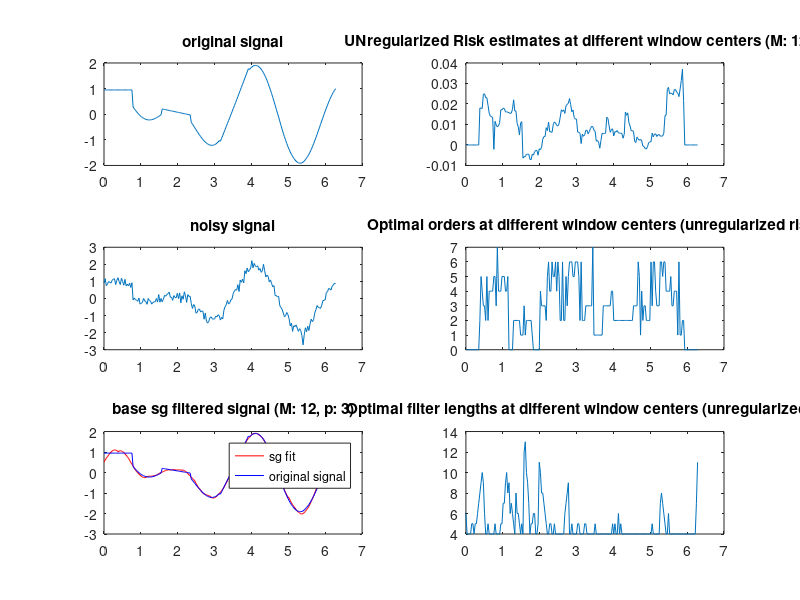
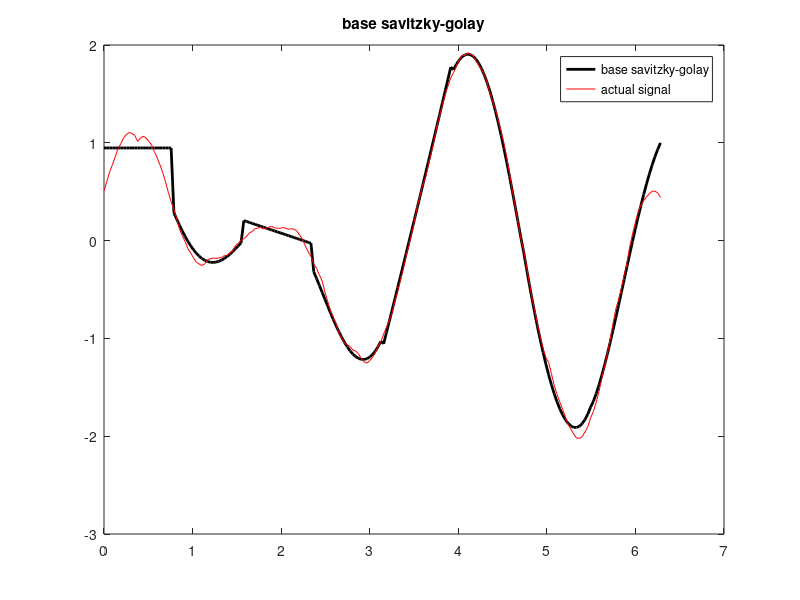

The MATLAB source for these figures, in order: (Note: this script raises an error after producing the figures.)
%% clear
clear all;

%% paper's algo's implementation

% A and H come from least squares regression
% this is formula 15 from the paper
% GUE-MSE (general unbiased estimate of mean squared error)
% !!!! n0 has to be the center of the window
function R = UNregularized_risk_estimate(M, n0, A, H, signal, sigma)
    % fprintf("dims A: %dx%d ", size(A,1), size(A,2));
    % fprintf("dims H: %dx%d ", size(H,1), size(H,2));
    % fprintf("dims signal: %dx%d\n", size(signal,1), size(signal,2));

    sigma_sq = sigma * sigma;
    wind_size = 2*M + 1;
    % fprintf("n0: %d, M: %d\n", n0, M);
    x = signal(n0-M:n0+M)'; % signal window transposed

    term1 = norm(A * H * x)^2;
    term2 = -2 * x' * H' * A' * x;
    term3 = 2 * sigma_sq * sum( diag(H' * A') );
    term4 = norm(x)^2;

    R = (1/wind_size) * (term1 + term2 + term3 + term4) - sigma_sq;
end

function R = regularized_risk_estimate(M, n0, A, H, signal, sigma)
    R_base = UNregularizedrisk_estimate(M, n0, A, H, signal, sigma);
    R = R_base + risk_regularizer(M, A, H, sigma);
end

function L = risk_regularizer(M, A, H, sigma)
    lambda = 12 * sigma.^2;
    L = (lambda / (2 * M + 1) ) * sum( diag( (A * H).^2 ) );
end

function R = estimate_risk(type, M, n0, A, H, signal, sigma)

    switch type
        case {'REGULAR','regularized', 'regular'}
            R = risk_regularizer(M, A, H, sigma) + UNregularized_risk_estimate(M, n0, A, H, signal, sigma);
        otherwise
            R = UNregularized_risk_estimate(M, n0, A, H, signal, sigma);
    end
end

function [R_min, p_opt] = select_opt_order(M, n0, signal, sigma, p_min, p_max, regularized)
    % todo: use the arguments or whatever thing matlab has for param
    % checking
    assert(2*M > p_max); % require
    assert(p_max > p_min);

    Rs = zeros(1, p_max - p_min + 1);
    % disp(Rs)
    % p = p_min;

    for p = p_min : p_max
        % disp(p);
        [A, H] = construct_least_sq_matrices(M, p);
        % TODO: SHOULD WE NOT BE PADDING THE SIGNAL BELOW???!!!
        switch regularized
            case {'regularized', 'REGULAR', 'regular'}
                Rs(p - p_min + 1) = estimate_risk('regular', M, n0+M, A, H, [zeros(1,M), signal, zeros(1,M)], sigma);
            otherwise
                Rs(p - p_min + 1) = estimate_risk('NONE', M, n0+M, A, H, [zeros(1,M), signal, zeros(1,M)], sigma);
        end % switch
        % disp(Rs);
    end

    [R_min, p_opt] = min(Rs); % p_opt is assigned the index of the min. R val's order, it is not necessarily the min order
    p_opt = p_opt + p_min - 1; % must add p_min to get the correct order, -1 since arrays start at index 1 in matlab
end

function [R_min, M_opt] = select_opt_filt_len(p, n0, signal, sigma, M_min, M_max, regularized)

    assert(2*M_min > p);
    assert(M_max > M_min);
    
    Rs = zeros(1, M_max - M_min + 1);
    
    for m = M_min : M_max
        % fprintf("inside opt filt, m: %d\n", m);
        [A, H] = construct_least_sq_matrices(m, p);
        % we pad the signal so that we can calculate the filter lengths at
        % the beginning and the end
        % we need to pass n0+m since we padded the signal
        switch regularized
            case {'regular', 'REGULAR', 'regularized'}
                Rs(m - M_min + 1) = estimate_risk('regular', m, n0+m, A, H, [zeros(1, m), signal, zeros(1, m)], sigma);
                % fprintf("Risk: %f\n", Rs(m - M_min + 1));
            otherwise
                Rs(m - M_min + 1) = estimate_risk('NONE', m, n0+m, A, H, [zeros(1, m), signal, zeros(1, m)], sigma);
        end % switch
    end

    [R_min, M_opt] = min(Rs); % M_opt is assigned the index where we ge tthe min R val. We need to add M_min to get the real
    % disp(Rs);
    % fprintf("M_opt: %d\n", M_opt);
    M_opt = M_opt + M_min - 1;
end

% this is the G-FL-O algo
function [R_min, p_opt, M_opt] = simult_optim(n0, signal, sigma, p_min, p_max, M_min, M_max, regularized)

    assert(2*M_min > p_max);
    assert(M_max > M_min);
    assert(p_max > p_min);
    
    Rs = zeros(p_max - p_min + 1, M_max - M_min +1);

    for p = p_min : p_max
        for m = M_min : M_max

            [A, H] = construct_least_sq_matrices(m, p);
            switch regularized
                case {'regularized', 'REGULAR', 'regular'}
                    Rs(p - p_min + 1, m - M_min + 1) = estimate_risk('regular', m, n0+m, A, H, [zeros(1,m), signal, zeros(1,m)], sigma);
                otherwise
                    Rs(p - p_min + 1, m - M_min + 1) = estimate_risk('NONE', m, n0+m, A, H, [zeros(1,m), signal, zeros(1,m)], sigma);
            end
            % fprintf("p: %d, m: %d, R: %d\n", p, m, Rs(p - p_min + 1, m - M_min + 1));
        end % for: M
    end % for: p

    [R_min, min_flat_idx] = min( Rs(:) ); % this get shte flattened vector's index
    [p_opt, M_opt] = ind2sub(size(Rs), min_flat_idx); % we convert it to matrix index
    p_opt = p_opt + p_min -1;
    M_opt = M_opt + M_min -1;
end

%% defs

% base savitzky golay implementation
% from https://www.mathworks.com/matlabcentral/answers/335433-how-to-implement-savitzky-golay-filter-without-using-inbuilt-functions
function [A, H, y] = base_sg(signal, M, p)
% refer IEEE paper of Robert Schafer 'What is Savitzky Golay Filter?' for better understanding.
    len = length(signal);
    xn = [zeros(1, M), signal, zeros(1, M)];
    y = zeros(1, len);
    
    [A, H] = construct_least_sq_matrices(M, p);
    
    for i = 1:len
        in = xn(1, i : M+M+i);
        in = in(:);
        y(1,i) = H(1,:) * in; % convolution of the sgfilter's impulse response with the signal values in each window
        % we only need the first row of H -> check page 4 on the article
        % (right column)
        % H(1,:) is the flipped/time-reversed impulse response of the SG filter
    end

end

% applies at a single point only
% must pass the padded signal
function y = apply_sg(n0, extended_signal, H, M)

    window = extended_signal(n0-M : n0+M);
    window = window(:);
    y = H(1,:) * window;
end

% A and H calculation part of 
% from https://www.mathworks.com/matlabcentral/answers/335433-how-to-implement-savitzky-golay-filter-without-using-inbuilt-functions
function [A, H] = construct_least_sq_matrices(M, p)
    d = [-M : M]';
    l = length(d);
    A = zeros(l,p+1); % 2M + 1 many rows, p+1 many cols
    A(:,1) = 1;
    for i = 1:p
        A(:,i+1) = d(:,1).^i;
    end
    % disp(A)
    % disp(size(A))
    
    H = pinv(A' * A) * A';
    % disp(size(H))
end

% noise is quoted in terms of both snr and sigma (std dev) in the article
function sigma = sigma_from_snr(signal, snr_db)
    signal_power = mean(signal(:).^2);
    snr_linear = 10^(snr_db / 10);
    noise_power = signal_power / snr_linear;
    sigma = sqrt(noise_power);
end

function snr = get_snr(clean_signal, noisy_signal)
    if length(clean_signal) ~= length(noisy_signal)
        error('signals must be the same length');
    end

    noise = noisy_signal - clean_signal;
    signal_power = mean(clean_signal.^2);
    noise_power  = mean(noise.^2);
    snr = 10 * log10(signal_power / noise_power);
end

%% test generation
N = 200;
t = linspace(0, 2*pi, N);

true_signal = zeros(1,N);

fprintf("Poly orders:\n");
poly_orders = [0,7,1,6,2,5,3,4] % abrupt changes case
% poly_orders = [0,1,2,3,4,5,6,7] % gradual changes case
% poly_orders = [3]
segment_length = N / length(poly_orders);

for i = 1:length(poly_orders)
    start_idx = round((i-1) * segment_length) + 1;
    end_idx = round(i * segment_length);
    t_segment = t(start_idx:end_idx);
    true_signal(start_idx:end_idx) = polyval(polyfit(t_segment, sin(2*t_segment) + cos(3*t_segment), poly_orders(i)), t_segment);
end


% THESE FUNCTIONS DO NOT ADD THE GENERATED NOISE TO THE TRUE SIGNAL!!!
function [noise, sigma] = gen_gauss_noise(true_signal, snr)
    signal_power = mean(true_signal.^2);
    noise_power = signal_power / (10^(snr/10));
    noise = sqrt(noise_power) * randn(size(true_signal));
    % sigma = std(noise);
    sigma = sqrt(noise_power); % more optimal
end

function [noise, sigma] = gen_lapl_noise(true_signal, snr)
    signal_power = mean(true_signal.^2);
    
    noise_power = signal_power / (10^(snr/10));
    
    sigma = sqrt(noise_power);
    
    % For Laplacian distribution, std = b*sqrt(2) 
    % where b is the scale parameter
    laplacian_scale = sigma / sqrt(2);
    
    u1 = rand(size(true_signal));
    u2 = rand(size(true_signal));
    noise = laplacian_scale * (log(u1) - log(u2));
end

function [noise, sigma] = gen_unif_noise(true_signal, snr)
    signal_power = mean(true_signal.^2);
    
    noise_power = signal_power / (10^(snr/10));
    
    sigma = sqrt(noise_power);
    
    % For uniform distribution in range [-a,a], std = a/sqrt(3)
    % So a = std*sqrt(3)
    uniform_range = sigma * sqrt(3);
    
    noise = (2*rand(size(true_signal)) - 1) * uniform_range;
end

function [noise, sigma] = gen_noise(type, true_signal, snr)

    switch type
        case 'gs'
            [noise, sigma] = gen_gauss_noise(true_signal, snr);
        case 'lp'
            [noise, sigma] = gen_lapl_noise(true_signal, snr);
        case 'un'
            [noise, sigma] = gen_unif_noise(true_signal, snr);
        otherwise
            assert(0); % fail
    end % switch

end

snr = 15; % db
noise_type = 'gs';
% noise = sigma * randn(size(true_signal));
% [gauss_noise, sigma] = gen_gauss_noise(true_signal, snr);
[noise, sigma] = gen_noise(noise_type, true_signal, snr);
noisy_signal = true_signal + noise;


% OBSERVATIONS:
% regularized outperforms all in this case with uniform noise:
% [0,7,1,6,2,5,3,4] (other than that it almost always is behind
% unregularized. 
% unregularized performs best in laplacian noise'
% unregularized always is better than base sg
% under very specific conditions regularized might perform the worst.
% regularized is less sensitive to decreases in the snr (more noise per
% signal)


%% main

fprintf("Results for snr: %d, noise type: %s, num different orders in signal: %d\n", snr, noise_type, length(poly_orders));

%
% PARAMETERS:
% base sg params:
M = 12; p = 3; 
% optim params
p_min = 0; p_max = 7;
M_min = 4; M_max = 20;

%
% PLOTTING PARAMS
grid_r = 3; grid_c = 2; 


figure;
% orig signal
subplot(grid_r, grid_c, 1);
plot(t, true_signal);
title("original signal");

% nosiy signal
subplot(grid_r, grid_c, 3);
plot(t, noisy_signal);
title("noisy signal");

% sg filtered signal
subplot(grid_r, grid_c, 5);

[A, H, base_sg_res] = base_sg(noisy_signal, M, p);

plot(t, base_sg_res, 'r-');
hold on;
plot(t, true_signal, 'b-');
title(sprintf("base sg filtered signal (M: %d, p: %d)", M, p));
legend('sg fit', 'original signal');

% RISK ESTIMATES PLOT
Rs = zeros(1, length(noisy_signal));

% evaluate R at all centers of windows of size 2*M+1
for n0_i = [M+1:length(noisy_signal)-M]
    R = estimate_risk('NONE', M, n0_i, A, H, [zeros(1,M), noisy_signal, zeros(1, M)], sigma);
    Rs(n0_i) = R;
    % fprintf("Risk estimate for %d to %d: %d\n",n0-M, n0+M, R);
end

subplot(grid_r, grid_c, 2);
plot(t, Rs);
title(sprintf("UNregularized Risk estimates at different window centers (M: %d, p: %d)", M, p));

% OPTIMAL ORDER PLOT
opt_orders = zeros(1, length(noisy_signal));

for n0_i = [M+1:length(noisy_signal)-M]
    [~, order] = select_opt_order(M, n0_i, noisy_signal, sigma, p_min, p_max, 'NONE');
    opt_orders(n0_i) = order;
end

subplot(grid_r, grid_c, 4);
plot(t, opt_orders);
title("Optimal orders at different window centers (unregularized risk)");

% OPTIMAL LENGTHS PLOT

opt_lens = zeros(1, length(noisy_signal));

% we pass the actual order of the signal based on where n0 is
% this is an ideal assumption to see how the filter length selection
% performs
segment_progress = 1;
segment = 1;

% fprintf("length section\n");
for n0_i = [1:length(noisy_signal)]
    p = poly_orders(segment); % this part ensures that we fit with the correct p
    if segment_progress > segment_length
        segment = segment + 1;
        segment_progress = 1;
    end

    [~, len] = select_opt_filt_len(p, n0_i, noisy_signal, sigma, M_min, M_max, 'NONE');
    opt_lens(n0_i) = len;
end

subplot(grid_r, grid_c, 6);
plot(t, opt_lens);
title("Optimal filter lengths at different window centers (unregularized risk)");

% % simultaneous optim
% sim_opt_lens = zeros(1, length(noisy_signal));
% sim_opt_ords = zeros(1, length(noisy_signal));
% 
% for n0_i = [1:length(noisy_signal)]
%     [~, p, m] = simult_optim(n0_i, noisy_signal, sigma, p_min, p_max, M_min, M_max, 'NONE');
%     sim_opt_ords(n0_i) = p;
%     sim_opt_lens(n0_i) = m;
%     % fprintf("p: %d, m: %d\n", p, m);
% end % for: n0
% 
% subplot(grid_r, grid_c, 7);
% plot(t, sim_opt_lens, "g");
% title("Simulatenously optimized filter lengths (unregularized risk)");
% 
% subplot(grid_r, grid_c, 8);
% plot(t, sim_opt_ords, "g");
% title("Simulatenously optimized orders (unregularized risk)");


% Base savitzky golay

figure
grid_r = 2; grid_c = 1;
plot(t, true_signal, "black", "LineWidth", 2);
hold on;
plot(t, base_sg_res, "red");
title("base savitzky-golay")
legend('base savitzky-golay', 'actual signal');

fprintf("MSE between base savitzky-golay and the TRUE signal:\n");
mse_base_sg = mse(true_signal, base_sg_res);
fprintf("\tMSE of base sg filtered signal: %f\n", mse_base_sg);

% The article has its own lingo for different configurations of the
% adaptive filter: 

% G-FL: fixed order, no regularization
%   M is elt [2, 20], p = 3
% G-FL-R: fixed order, with regularization
%   same as G-FL, lambda = 12 * sigma^2

% G-O: fixed length, no regularization
%   M = 15, p is elt [1, 5]
% G-O-R: fixed length, with regularization
%   same as G-O, lambda = 12 * sigma^2

% G-FL-O: simult. optim, no regularization
%   M is elt [10, 20], p is elt [1, 7]
% G-FL-O-R: simult. optim, with regularization
%   M is elt [10, 20], p is elt [1, 7], lambda = 12 * sigma^2

% G-FL-O(-R) - simultaneous optimization with unregularized risk

function [G_FL_O_filtered_signal, G_FL_O_orders, G_FL_O_lengths] = GFLO(noisy_signal, p_min, p_max, M_min, M_max, sigma)
    G_FL_O_filtered_signal = zeros(1, length(noisy_signal));
    G_FL_O_orders  = zeros(1, length(noisy_signal));
    G_FL_O_lengths = zeros(1, length(noisy_signal));
    
    for n0 = [1:length(noisy_signal)]
        [~, p, m] = simult_optim(n0, noisy_signal, sigma, p_min, p_max, M_min, M_max, 'NONE');
        [~, H] = construct_least_sq_matrices(m, p);
        G_FL_O_filtered_signal(n0) = apply_sg(n0+m, [zeros(1,m), noisy_signal, zeros(1,m)], H, m);
        G_FL_O_lengths(n0) = m;
        G_FL_O_orders(n0) = p;
    end
end % function

[G_FL_O_filtered_signal, G_FL_O_orders, G_FL_O_lengths] = GFLO(noisy_signal, p_min, p_max, M_min, M_max, sigma);

function err = mse(true_signal, signal)
    err = sum((true_signal - signal).^2) / (length(signal));
end

grid_r = 3; grid_c = 2;

figure;
subplot(grid_r, grid_c, 1);
plot(t, G_FL_O_filtered_signal, "r-");
hold on;
title("G-FL-O");
plot(t, true_signal, "black", "LineWidth", 2);
legend('G-FL-O', 'true signal');

subplot(grid_r, grid_c, 3);
plot(t, G_FL_O_orders);
title("G-FL-O orders");

subplot(grid_r, grid_c, 5);
plot(t, G_FL_O_lengths);
title("G-FL-O filter lengths");

fprintf("\nMSE between G-FL-O(-R) and the TRUE signal:\n");
mse_filtered = mse(true_signal, G_FL_O_filtered_signal);
fprintf("\tMSE of G-FL-O: %f\n", mse_filtered); % we see actual improvement here, nice : )

% G-FL-O-R - simultaneous optim with regularized risk
function [G_FL_O_R_filtered_signal, G_FL_O_R_orders, G_FL_O_R_lengths] = GFLOR(noisy_signal, p_min, p_max, M_min, M_max, sigma)
    G_FL_O_R_filtered_signal = zeros(1, length(noisy_signal));
    G_FL_O_R_orders  = zeros(1, length(noisy_signal));
    G_FL_O_R_lengths = zeros(1, length(noisy_signal));
    
    for n0 = [1:length(noisy_signal)]
        [~, p, m] = simult_optim(n0, noisy_signal, sigma, p_min, p_max, M_min, M_max, 'regular');
        [~, H] = construct_least_sq_matrices(m, p);
        G_FL_O_R_filtered_signal(n0) = apply_sg(n0+m, [zeros(1,m), noisy_signal, zeros(1,m)], H, m);
        G_FL_O_R_lengths(n0) = m;
        G_FL_O_R_orders(n0) = p;
    end
end % function

[G_FL_O_R_filtered_signal, G_FL_O_R_orders, G_FL_O_R_lengths] = GFLOR(noisy_signal, p_min, p_max, M_min, M_max, sigma);

subplot(grid_r, grid_c, 2);
plot(t, true_signal, "black", "LineWidth", 2);
hold on;
plot(t, G_FL_O_R_filtered_signal, "blue");
legend("true signal", "G-FL-O-R");
title("G-FL-O-R");

subplot(grid_r, grid_c, 4);
plot(t, G_FL_O_R_orders);
title("G-FL-O-R orders");

subplot(grid_r, grid_c, 6);
plot(t, G_FL_O_R_lengths);
title("G-FL-O-R filter lengths");

fprintf("\tMSE of G-FL-O-R: %f\n", mse(true_signal, G_FL_O_R_filtered_signal));

% TODO:
% visualize the boundaries between different orders of polynomials on the
% plots
% output snr vs input snr graphs for all algos
% report the results


% G-FL(-R) - Only optimize filter length
p = 3;

function [G_FL_filtered_signal, G_FL_filter_lens] = GFL(p, noisy_signal, M_min, M_max, sigma)
    G_FL_filtered_signal = zeros(1, length(noisy_signal));
    G_FL_filter_lens = zeros(1, length(noisy_signal));
    for n0 = [1:length(noisy_signal)]
        [~, m] = select_opt_filt_len(p, n0, noisy_signal, sigma, M_min, M_max, 'NONE');
        G_FL_filter_lens(n0) = m;
        [~, H] = construct_least_sq_matrices(m, p);
        G_FL_filtered_signal(n0) = apply_sg(n0+m, [zeros(1,m), noisy_signal, zeros(1,m)], H, m);
    end
end % function

[G_FL_filtered_signal, G_FL_filter_lens] = GFL(p, noisy_signal, M_min, M_max, sigma);

figure;
grid_r = 2;
grid_c = 2;

subplot(grid_r, grid_c, 1);
plot(t, true_signal, "black", "LineWidth", 2);
hold on;
plot(t, G_FL_filtered_signal, "red");
title("G-FL");
legend("true signal", "G-FL filtered");

subplot(grid_r, grid_c, 3);
plot(t, G_FL_filter_lens, "blue");
title("G-FL Filter lengths");


p = 3;
p_min = 1; p_max = 7;
M_min = 4; M_max = 20;

function [G_FL_R_filtered_signal, G_FL_R_filter_lens] = GFLR(p, noisy_signal, M_min, M_max, sigma)
    G_FL_R_filtered_signal = zeros(1, length(noisy_signal));
    G_FL_R_filter_lens = zeros(1, length(noisy_signal));

    for n0 = [1:length(noisy_signal)]
        [~, m] = select_opt_filt_len(p, n0, noisy_signal, sigma, M_min, M_max, 'regular');
        G_FL_R_filter_lens(n0) = m;
        [~, H] = construct_least_sq_matrices(m, p);
        G_FL_R_filtered_signal(n0) = apply_sg(n0+m, [zeros(1,m), noisy_signal, zeros(1,m)], H, m);
    end
end % function

[G_FL_R_filtered_signal, G_FL_R_filter_lens] = GFLR(p, noisy_signal, M_min, M_max, sigma);

subplot(grid_r, grid_c, 2);
plot(t, true_signal, "black", "LineWidth", 2);
hold on;
plot(t, G_FL_R_filtered_signal, "red");
title("G-FL-R");
legend("true signal", "G-FL-R filtered");

subplot(grid_r, grid_c, 4);
plot(t, G_FL_R_filter_lens, "blue");
title("G-FL-R Filter lengths");

fprintf("\nMSE between G-FL(-R) and the TRUE signal:\n");
fprintf("\tMSE of G-FL: %f\n", mse(true_signal, G_FL_filtered_signal));
fprintf("\tMSE of G-FL-R: %f\n", mse(true_signal, G_FL_R_filtered_signal));


% G-O(-R) - optimize polynomial order only

m = 15;
p_max = 5; p_min = 1;

function [G_O_filtered_signal, G_O_orders] = GO(m, noisy_signal, p_min, p_max, sigma)
    G_O_filtered_signal = zeros(1, length(noisy_signal));
    G_O_orders = zeros(1, length(noisy_signal));

    for n0 =  [1:length(noisy_signal)] % [m+1:length(noisy_signal)-m]
        [~, p] = select_opt_order(m, n0, noisy_signal, sigma, p_min, p_max, 'NONE');
        G_O_orders(n0) = p;
        [~, H] = construct_least_sq_matrices(m, p);
        G_O_filtered_signal(n0) = apply_sg(n0+m, [zeros(1,m), noisy_signal, zeros(1,m)], H, m);
    end
end

[G_O_filtered_signal, G_O_orders] = GO(m, noisy_signal, p_min, p_max, sigma);

figure;
subplot(grid_r, grid_c, 1);
plot(t, true_signal, "black", "LineWidth", 2);
hold on;
plot(t, G_O_filtered_signal, "red");
title("G-O");
legend("true signal", "G-O filtered signal");

subplot(grid_r, grid_c, 2);
plot(t, G_O_orders, "blue");
title("G-O orders");

function [G_O_R_filtered_signal, G_O_R_orders] = GOR(m, noisy_signal, p_min, p_max, sigma)
    G_O_R_filtered_signal = zeros(1, length(noisy_signal));
    G_O_R_orders = zeros(1, length(noisy_signal));
    
    for n0 = [1:length(noisy_signal)] % [m+1:length(noisy_signal)-m]
        [~, p] = select_opt_order(m, n0, noisy_signal, sigma, p_min, p_max, 'regular');
        G_O_R_orders(n0) = p;
        [~, H] = construct_least_sq_matrices(m, p);
        G_O_R_filtered_signal(n0) = apply_sg(n0+m, [zeros(1,m), noisy_signal, zeros(1,m)], H, m);
    end
end % function

[G_O_R_filtered_signal, G_O_R_orders] = GOR(m, noisy_signal, p_min, p_max, sigma);

subplot(grid_r, grid_c, 3);
plot(t, true_signal, "black", "LineWidth", 2);
hold on;
plot(t, G_O_R_filtered_signal, "red");
title("G-O-R");
legend("true signal", "G-O-R filtered signal");

subplot(grid_r, grid_c, 4);
plot(t, G_O_R_orders, "blue");
title("G-O-R orders");

fprintf("\nMSE between G-O(-R) and the TRUE signal:\n");
fprintf("\tMSE of G-O: %f\n", mse(true_signal, G_O_filtered_signal));
fprintf("\tMSE of G-O-R: %f\n", mse(true_signal, G_O_R_filtered_signal));

%%
% TESTING ON PIECEWISE SIGNALS WITH DIFFERENT SNRs
% SNR SWEEP PART

% noise_type = 'lp';
fprintf("\nDiffernt SNRs testing - noise type: %s\n", noise_type);

noise_types = ["un", "gs", "lp"];
noise_type_full_name = ["uniform", "gaussian", "laplace"];

for noise_type = noise_types
    
    input_snr_space = [-5:5:25]; 
    input_noise_space = zeros(length(input_snr_space), length(true_signal));
    noisy_signal_space = zeros(length(input_snr_space), length(true_signal));
    
    GO_output_snr_space = zeros(1, length(input_snr_space));
    GOR_output_snr_space = zeros(1, length(input_snr_space));
    
    GFL_output_snr_space = zeros(1, length(input_snr_space));
    GFLR_output_snr_space = zeros(1, length(input_snr_space));
    
    GFLO_output_snr_space = zeros(1, length(input_snr_space));
    GFLOR_output_snr_space = zeros(1, length(input_snr_space));
    
    for snr_i = 1:length(input_snr_space)
        [noise, sigma] = gen_noise(noise_type, true_signal, input_snr_space(snr_i));
        input_noise_space(snr_i, :) = noise;
        noisy_signal_space(snr_i, :) = input_noise_space(snr_i, :) + true_signal;
    
    end
    
    % disp(input_snr_space);
    % disp(noisy_signal_space);
    
    for snr_i = 1:length(input_snr_space)
        noisy_signal = noisy_signal_space(snr_i, :); 
        
        [GO_out, ~] = GO(m, noisy_signal, p_min, p_max, sigma);
        [GOR_out, ~] = GOR(m, noisy_signal, p_min, p_max, sigma);
        GO_output_snr_space(snr_i) = get_snr(true_signal, GO_out);
        GOR_output_snr_space(snr_i) = get_snr(true_signal, GOR_out);
    
        [GFL_out, ~] = GFL(p, noisy_signal, M_min, M_max, sigma);
        [GFLR_out, ~] = GFLR(p, noisy_signal, M_min, M_max, sigma);
        GFL_output_snr_space(snr_i) = get_snr(true_signal, GFL_out);
        GFLR_output_snr_space(snr_i) = get_snr(true_signal, GFLR_out);
    
        [GFLO_out, ~, ~] = GFLO(noisy_signal, p_min, p_max, M_min, M_max, sigma);
        [GFLOR_out, ~, ~] = GFLOR(noisy_signal, p_min, p_max, M_min, M_max, sigma);
        GFLO_output_snr_space(snr_i) = get_snr(true_signal, GFLO_out);
        GFLOR_output_snr_space(snr_i) = get_snr(true_signal, GFLOR_out);
    end
    
    figure;
    plot(input_snr_space, GO_output_snr_space, "r-o"); hold on; 
    plot(input_snr_space, GOR_output_snr_space, "g-s"); hold on; 
    plot(input_snr_space, GFL_output_snr_space, "b-x"); hold on; 
    plot(input_snr_space, GFLR_output_snr_space, "k-*"); hold on; 
    plot(input_snr_space, GFLO_output_snr_space, "m-^"); hold on; 
    plot(input_snr_space, GFLOR_output_snr_space, "c-d");
    
    legend("GO", "GOR", "GFL", "GFLR", "GFLO", "GFLOR");
    title(sprintf("output snr vs input snr for %s noise", noise_type_full_name( find(noise_types == noise_type)) ));
    xlabel("input snr (db)");
    ylabel("output snr (db)");

end % for noise type
